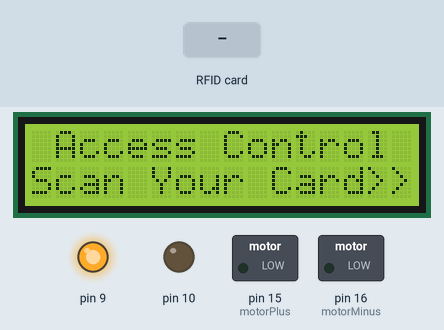
Simulated run of this sketch. Board: Arduino Mega 2560, built with avr-gcc and run on an emulated ATmega2560. Parts: 16×2 character LCD, switched loads named in the sketch (green lamp = pin HIGH), output pins drawn as LEDs (lit = HIGH). The test bench sets the inputs (shaded band). Pins used as bus, display or sensor lines are not drawn.

Above: at 1.3 s.
1.4 s: RFID card 5E 7A 19 C4 held to the reader
At 2.5 s:
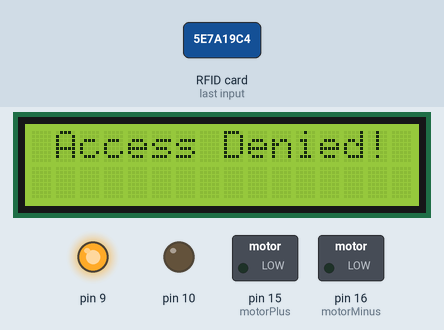
Timing chart, 0 to 4.4 s (numbered marks = the images above; inputs shaded):
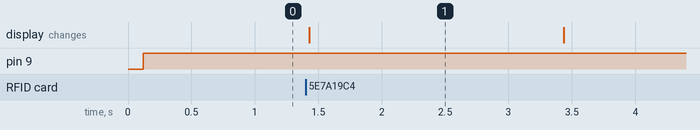

Measured:
- after the input at 1.4 s, the display: changes at once (image 1)
- what the display in image 1 shows lasts 2.0 s, from 1.4 s to 3.4 s

The sketch:

RFID-LCD.ino
```cpp
#include <SPI.h>
#include <MFRC522.h>
#include <LiquidCrystal.h>
LiquidCrystal lcd(1,2,4,5,6,7);

int motorPlus = 15;
int motorMinus = 16;

#define RST_PIN 49
#define SS_PIN 53

byte readCard[4];
String MasterTag = "8BE263B";  // REPLACE this Tag ID with your Tag ID!!!
String tagID = "";

// Create instances
MFRC522 mfrc522(SS_PIN, RST_PIN);

void setup()
{
  pinMode(motorPlus,OUTPUT);
  pinMode(motorMinus,OUTPUT);
  pinMode(9, OUTPUT);
  pinMode(10, OUTPUT);
  lcd.begin(16,2);
  SPI.begin(); // SPI bus
  mfrc522.PCD_Init(); // MFRC522
  lcd.clear();
  lcd.print(" Access Control ");
  lcd.setCursor(0, 1);
  lcd.print("Scan Your Card>>");
}

void loop()
{
  digitalWrite(9, HIGH);
  //Wait until new tag is available
  while (getID())
  {
    lcd.clear();
    lcd.setCursor(0, 0);

    if (tagID == MasterTag)
    {

      digitalWrite(9, LOW);
      digitalWrite(10, HIGH);
      lcd.print(" Access Granted!");
      digitalWrite(motorPlus,HIGH);
      digitalWrite(motorMinus,LOW);
      delay(3000);
      digitalWrite(motorPlus,LOW);
      digitalWrite(motorMinus,LOW);
      delay(3000);
      digitalWrite(motorPlus,LOW);
      digitalWrite(motorMinus,HIGH);
      delay(3000);
      digitalWrite(motorPlus,LOW);
      digitalWrite(motorMinus,LOW);
      digitalWrite(9, HIGH);
      digitalWrite(10, LOW);
      // You can write any code here like opening doors, switching on a relay, lighting up an LED, or anything else you can think of.
    }
    else
    {
      lcd.print(" Access Denied!");

    }


    delay(2000);
    lcd.clear();
    lcd.print(" Access Control ");
    lcd.setCursor(0, 1);
    lcd.print("Scan Your Card>>");
  }
}

//Read new tag if available
boolean getID()
{
  // Getting ready for Reading PICCs
  if ( ! mfrc522.PICC_IsNewCardPresent()) { //If a new PICC placed to RFID reader continue
  return false;
  }
  if ( ! mfrc522.PICC_ReadCardSerial()) { //Since a PICC placed get Serial and continue
  return false;
  }
  tagID = "";
  for ( uint8_t i = 0; i < 4; i++) { // The MIFARE PICCs that we use have 4 byte UID
  //readCard[i] = mfrc522.uid.uidByte[i];
  tagID.concat(String(mfrc522.uid.uidByte[i], HEX)); // Adds the 4 bytes in a single String variable
  }
  tagID.toUpperCase();
  mfrc522.PICC_HaltA(); // Stop reading
  return true;
}
```
